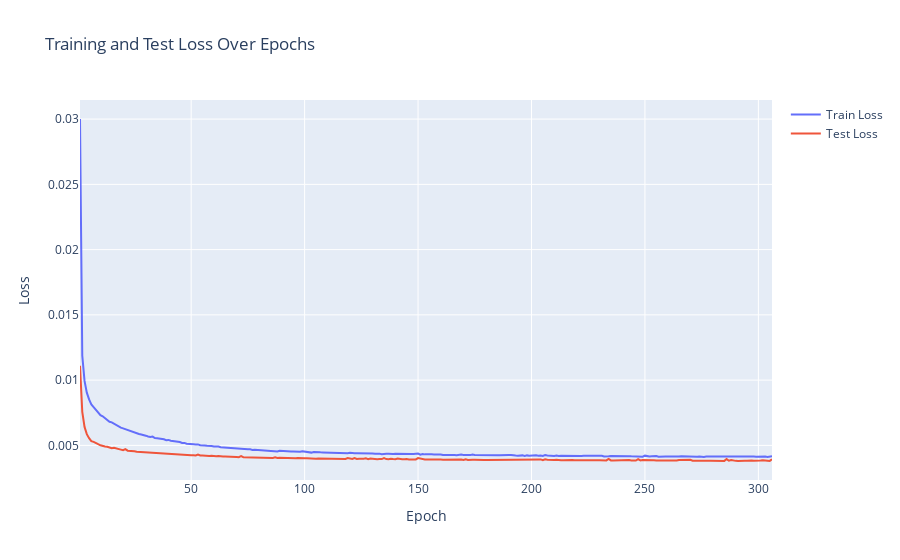

Notebook source saved alongside this figure:
### Code cell
# Plot the results with Plotly
fig = go.Figure()
fig.add_trace(go.Scatter(x=list(range(1, num_epochs+1)), y=train_losses, mode='lines', name='Train Loss'))
fig.add_trace(go.Scatter(x=list(range(1, num_epochs+1)), y=test_losses, mode='lines', name='Test Loss'))

fig.update_layout(title='Training and Test Loss Over Epochs',
                  xaxis_title='Epoch',
                  yaxis_title='Loss')

fig.show()

### Figure 1 — Plotly figure (JSON) as saved in the notebook; plotly's stock layout.template omitted (floating-point values rounded to 4 significant figures; data arrays with more than 128 entries replaced by an {"elided": "..."} marker saying what was removed)
{"data": [{"mode": "lines", "name": "Train Loss", "type": "scatter", "x": {"elided": "500 int values"}, "y": {"elided": "306 float values"}}, {"mode": "lines", "name": "Test Loss", "type": "scatter", "x": {"elided": "500 int values"}, "y": {"elided": "306 float values"}}], "layout": {"title": {"text": "Training and Test Loss Over Epochs"}, "xaxis": {"title": {"text": "Epoch"}}, "yaxis": {"title": {"text": "Loss"}}}}
